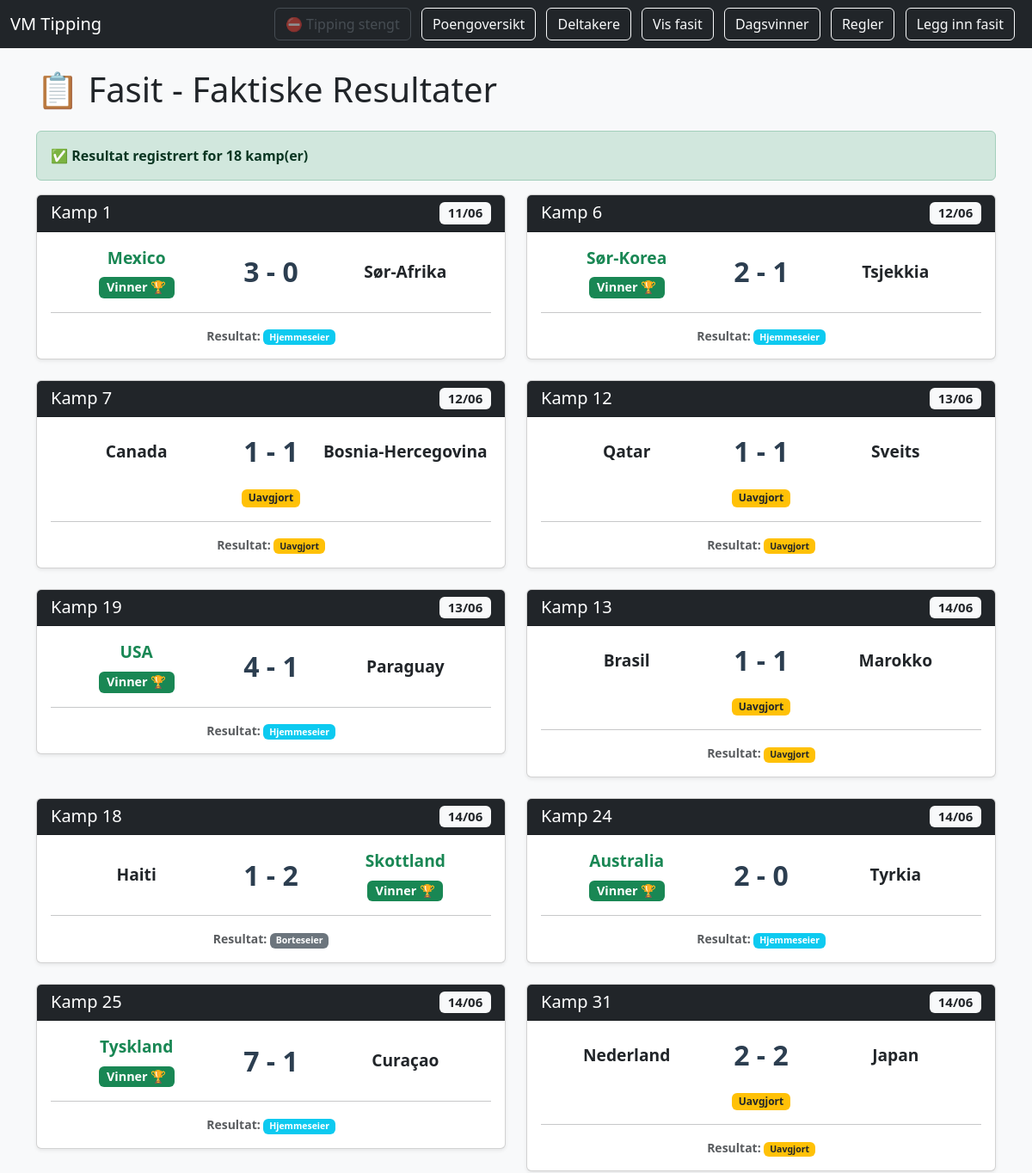
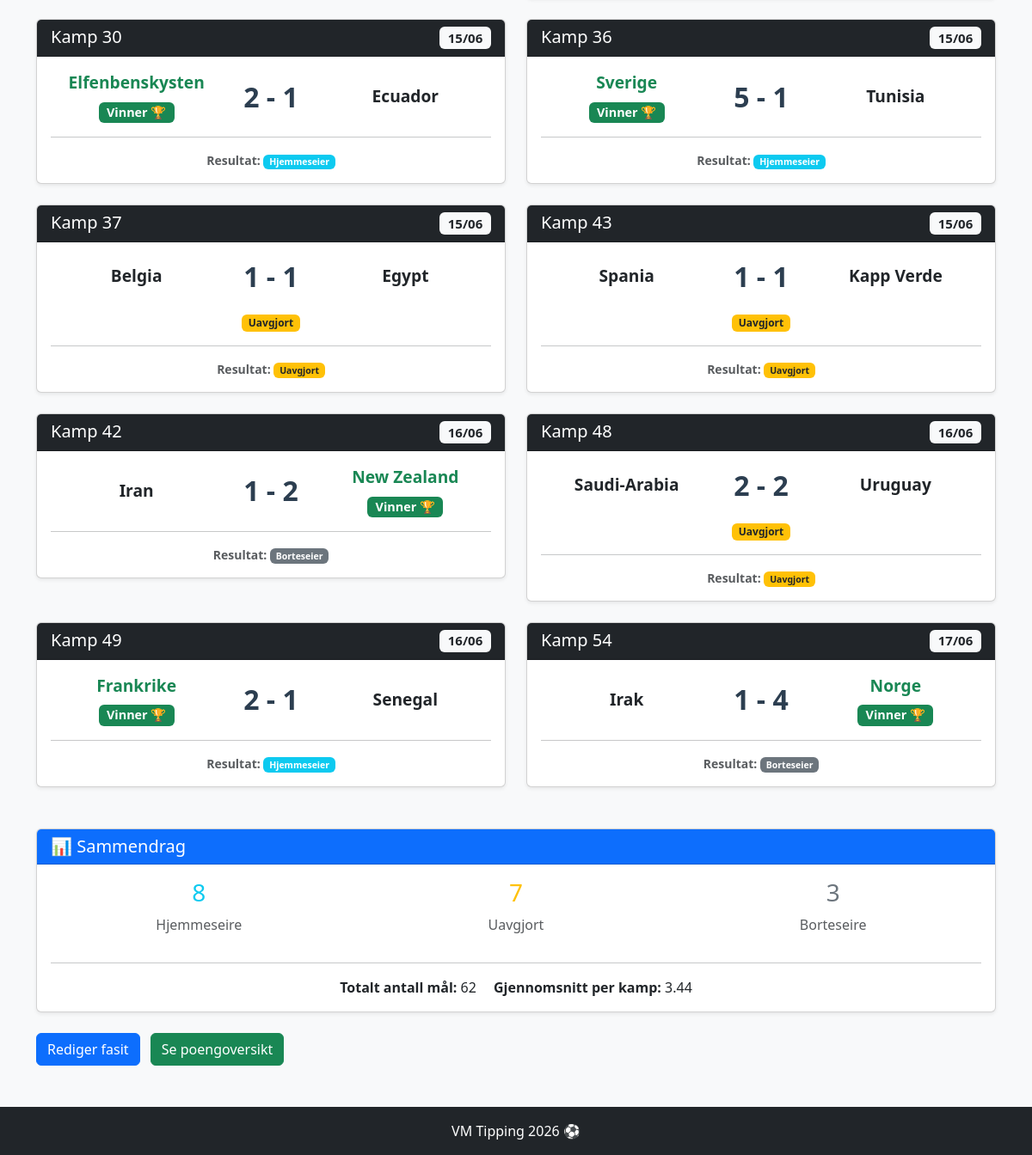
/fasit, run on the app's committed database (2 pictures, top to bottom).
### tables this page shows
CREATE TABLE resultater (
        kamp_id INTEGER PRIMARY KEY,
        hjemmelag TEXT,
        bortelag TEXT,
        mål_hjemme INTEGER,
        mål_borte INTEGER,
        resultat TEXT,
        dato DATE
    );

### app.py (the view)
@app.route('/fasit')
def fasit():
    conn = sqlite3.connect(DB_PATH)
    c = conn.cursor()
    c.execute('SELECT kamp_id, hjemmelag, bortelag, mål_hjemme, mål_borte, resultat, dato FROM resultater ORDER BY dato ASC, kamp_id ASC')
    resultater_data = c.fetchall()
    c.execute('SELECT fase, lag FROM sluttspillfasit ORDER BY fase')
    sluttspill_fasit = {}
    for fase, lag in c.fetchall():
        if fase not in sluttspill_fasit: sluttspill_fasit[fase] = []
        sluttspill_fasit[fase].append(lag)
    c.execute('SELECT gruppe, lag, plassering FROM gruppefasit')
    gruppefasit = {}
    for gruppe, lag, plassering in c.fetchall():
        if gruppe not in gruppefasit: gruppefasit[gruppe] = {}
        gruppefasit[gruppe][lag] = plassering
    conn.close()
    fasit_liste = []
    hjemmeseire = uavgjort = borteseire = totalt_mål = 0
    for kid, hjemmelag, bortelag, mål_hjemme, mål_borte, resultat, dato in resultater_data:
        fasit_liste.append({'kamp_id': kid, 'hjemmelag': hjemmelag, 'bortelag': bortelag,
                            'mål_hjemme': mål_hjemme, 'mål_borte': mål_borte, 'resultat': resultat, 'dato': dato})
        if resultat == 'H': hjemmeseire += 1
        elif resultat == 'U': uavgjort += 1
        elif resultat == 'B': borteseire += 1
        totalt_mål += mål_hjemme + mål_borte
    statistikk = {'hjemmeseire': hjemmeseire, 'uavgjort': uavgjort, 'borteseire': borteseire,
                  'totalt_mål': totalt_mål, 'gjennomsnitt_mål': totalt_mål / len(fasit_liste) if fasit_liste else 0}
    return render_template('fasit.html', fasit=fasit_liste, statistikk=statistikk,
                           sluttspill_fasit=sluttspill_fasit,
                           sluttspill_datoer_tekst=sluttspill_datoer_tekst,
                           gruppefasit=gruppefasit)

### app.py (called while the page is built)
def er_tipping_stengt():
    return datetime.now(NORSK_TZ) >= FRIST

@app.context_processor
def inject_tipping_stengt():
    return {'tipping_stengt': er_tipping_stengt()}

### templates/fasit.html (shortened to what this page needs)
<!DOCTYPE html>
<html lang="no">
<head>
    <link href="https://cdn.jsdelivr.net/npm/bootstrap@5.3.0/dist/css/bootstrap.min.css" rel="stylesheet">
</head>
<body class="bg-light">
<nav class="navbar navbar-expand-lg navbar-dark bg-dark mb-4">
    <div class="container-fluid">
        <a class="navbar-brand" href="/">VM Tipping</a>
        <div>
            {% if tipping_stengt %}
            <span class="btn btn-outline-secondary me-2 disabled" style="opacity:0.5; cursor:not-allowed;">⛔ Tipping stengt</span>
            {% else %}
            <a class="btn btn-outline-light me-2" href="/tips">Legg inn tips</a>
            {% endif %}
            <a class="btn btn-outline-light me-2" href="/poeng">Poengoversikt</a>
            <a class="btn btn-outline-light me-2" href="/deltakere">Deltakere</a>
            <a class="btn btn-outline-light me-2" href="/fasit">Vis fasit</a>
            <a class="btn btn-outline-light me-2" href="/dagsvinner">Dagsvinner</a>
            <a class="btn btn-outline-light me-2" href="/regler">Regler</a>
            <a class="btn btn-outline-light me-2" href="/resultater">Legg inn fasit</a>
        </div>
    </div>
</nav>
<div class="container">
    <h1 class="mb-4">📋 Fasit - Faktiske Resultater</h1>
    {% if fasit %}
        <div class="alert alert-success">
            <strong>✅ Resultat registrert for {{ fasit|length }} kamp(er)</strong>
        </div>
        <div class="row">
            {% for resultat in fasit %}
            <div class="col-md-6 mb-4">
                <div class="card result-card shadow-sm">
                    <div class="card-header bg-dark text-white">
                        <h5 class="mb-0">
                            Kamp {{ resultat.kamp_id }}
                            {% if resultat.dato %}
                            <span class="badge bg-light text-dark float-end">{{ resultat.dato[8:10] }}/{{ resultat.dato[5:7] }}</span>
                            {% endif %}
                        </h5>
                    </div>
                    <div class="card-body text-center">
                        <div class="row align-items-center">
                            <div class="col-5">
                                <div class="team-name
                                    {% if resultat.resultat == 'H' %}text-success fw-bold{% endif %}">
                                    {{ resultat.hjemmelag }}
                                </div>
                                {% if resultat.resultat == 'H' %}
                                <span class="badge bg-success winner-badge mt-2">Vinner 🏆</span>
                                {% endif %}
                            </div>
                            <div class="col-2">
                                <div class="score">{{ resultat.mål_hjemme }} - {{ resultat.mål_borte }}</div>
                            </div>
                            <div class="col-5">
                                <div class="team-name
                                    {% if resultat.resultat == 'B' %}text-success fw-bold{% endif %}">
                                    {{ resultat.bortelag }}
                                </div>
                                {% if resultat.resultat == 'B' %}
                                <span class="badge bg-success winner-badge mt-2">Vinner 🏆</span>
                                {% endif %}
                            </div>
                        </div>
                        {% if resultat.resultat == 'U' %}
                        <div class="mt-3">
                            <span class="badge bg-warning text-dark">Uavgjort</span>
                        </div>
                        {% endif %}
                        <hr class="my-3">
                        <div class="small text-muted">
                            <strong>Resultat:</strong>
                            <span class="badge
                                {% if resultat.resultat == 'H' %}bg-info
                                {% elif resultat.resultat == 'U' %}bg-warning text-dark
                                {% else %}bg-secondary{% endif %}">
                                {% if resultat.resultat == 'H' %}Hjemmeseier
                                {% elif resultat.resultat == 'U' %}Uavgjort
                                {% else %}Borteseier{% endif %}
                            </span>
                        </div>
                    </div>
                </div>
            </div>
            {% endfor %}
        </div>
        <div class="card shadow-sm mt-4">
            <div class="card-header bg-primary text-white">
                <h5 class="mb-0">📊 Sammendrag</h5>
            </div>
            <div class="card-body">
                <div class="row text-center">
                    <div class="col-md-4">
                        <h3 class="text-info">{{ statistikk.hjemmeseire }}</h3>
                        <p class="text-muted">Hjemmeseire</p>
                    </div>
                    <div class="col-md-4">
                        <h3 class="text-warning">{{ statistikk.uavgjort }}</h3>
                        <p class="text-muted">Uavgjort</p>
                    </div>
                    <div class="col-md-4">
                        <h3 class="text-secondary">{{ statistikk.borteseire }}</h3>
                        <p class="text-muted">Borteseire</p>
                    </div>
                </div>
                <hr>
                <div class="text-center">
                    <p class="mb-0">
                        <strong>Totalt antall mål:</strong> {{ statistikk.totalt_mål }}
                        <span class="ms-3"><strong>Gjennomsnitt per kamp:</strong> {{ "%.2f"|format(statistikk.gjennomsnitt_mål) }}</span>
                    </p>
                </div>
            </div>
        </div>
    {% else %}
        <div class="alert alert-warning">
            <h4>⚠️ Ingen resultater registrert ennå</h4>
            <p>Fasit er ikke lagt inn for noen kamper ennå.</p>
            <a href="/resultater" class="btn btn-primary">Legg inn fasit</a>
        </div>
    {% endif %}
    <div class="mt-4">
        <a href="/resultater" class="btn btn-primary me-2">Rediger fasit</a>
        <a href="/poeng" class="btn btn-success">Se poengoversikt</a>
    </div>
</div>
<footer class="bg-dark text-white text-center py-3 mt-5">
    <p class="mb-0">VM Tipping 2026 ⚽</p>
</footer>
</body>
</html>

### templates/fasit.html (style rules this page uses)
.result-card { transition: transform 0.2s; }
.score { font-size: 2em; font-weight: bold; color: #2c3e50; }
.team-name { font-size: 1.2em; font-weight: 600; }
.winner-badge { font-size: 0.9em; }

### data on the page
resultater: kamp_id "1", dato "11", dato "06", hjemmelag "Mexico", resultat "Vinner 🏆", mål_hjemme "3", mål_borte "0", bortelag "Sør-Afrika"
resultater: kamp_id "6", dato "12", dato "06", hjemmelag "Sør-Korea", resultat "Vinner 🏆", mål_hjemme "2", mål_borte "1", bortelag "Tsjekkia"
resultater: kamp_id "7", dato "12", dato "06", hjemmelag "Canada", mål_hjemme "1", mål_borte "1", bortelag "Bosnia-Hercegovina", resultat "Uavgjort"
resultater: kamp_id "12", dato "13", dato "06", hjemmelag "Qatar", mål_hjemme "1", mål_borte "1", bortelag "Sveits", resultat "Uavgjort"
resultater: kamp_id "19", dato "13", dato "06", hjemmelag "USA", resultat "Vinner 🏆", mål_hjemme "4", mål_borte "1", bortelag "Paraguay"
resultater: kamp_id "13", dato "14", dato "06", hjemmelag "Brasil", mål_hjemme "1", mål_borte "1", bortelag "Marokko", resultat "Uavgjort"
resultater: kamp_id "18", dato "14", dato "06", hjemmelag "Haiti", mål_hjemme "1", mål_borte "2", bortelag "Skottland", resultat "Vinner 🏆"
resultater: kamp_id "24", dato "14", dato "06", hjemmelag "Australia", resultat "Vinner 🏆", mål_hjemme "2", mål_borte "0", bortelag "Tyrkia"
resultater: kamp_id "25", dato "14", dato "06", hjemmelag "Tyskland", resultat "Vinner 🏆", mål_hjemme "7", mål_borte "1", bortelag "Curaçao"
resultater: kamp_id "31", dato "14", dato "06", hjemmelag "Nederland", mål_hjemme "2", mål_borte "2", bortelag "Japan", resultat "Uavgjort"
resultater: kamp_id "30", dato "15", dato "06", hjemmelag "Elfenbenskysten", resultat "Vinner 🏆", mål_hjemme "2", mål_borte "1", bortelag "Ecuador"
resultater: kamp_id "36", dato "15", dato "06", hjemmelag "Sverige", resultat "Vinner 🏆", mål_hjemme "5", mål_borte "1", bortelag "Tunisia"
resultater: kamp_id "37", dato "15", dato "06", hjemmelag "Belgia", mål_hjemme "1", mål_borte "1", bortelag "Egypt", resultat "Uavgjort"
resultater: kamp_id "43", dato "15", dato "06", hjemmelag "Spania", mål_hjemme "1", mål_borte "1", bortelag "Kapp Verde", resultat "Uavgjort"
resultater: kamp_id "42", dato "16", dato "06", hjemmelag "Iran", mål_hjemme "1", mål_borte "2", bortelag "New Zealand", resultat "Vinner 🏆"
resultater: kamp_id "48", dato "16", dato "06", hjemmelag "Saudi-Arabia", mål_hjemme "2", mål_borte "2", bortelag "Uruguay", resultat "Uavgjort"
resultater: kamp_id "49", dato "16", dato "06", hjemmelag "Frankrike", resultat "Vinner 🏆", mål_hjemme "2", mål_borte "1", bortelag "Senegal"
resultater: kamp_id "54", dato "17", dato "06", hjemmelag "Irak", mål_hjemme "1", mål_borte "4", bortelag "Norge", resultat "Vinner 🏆"

### other printed values
{{ fasit|length }} "18"
{{ statistikk.hjemmeseire }} "8"
{{ statistikk.uavgjort }} "7"
{{ statistikk.borteseire }} "3"
{{ statistikk.totalt_mål }} "62"
{{ "%.2f"|format(statistikk.gjennomsnitt_mål) }} "3.44"
